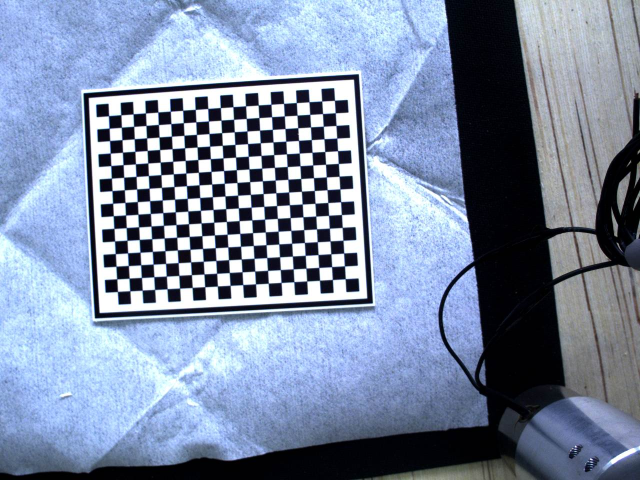
#> input picture CamCalib/Calibsource/calib1.jpg, 1280 x 960 px (shown at 1/2 size); its folder holds 5 pictures in this run
$ python CalibPhoto.py
#> lines starting #> are read from the running program, lines starting #| are printed output that depends on the picture; after the words box and inside, x2 and y2 are one past the last pixel; in counts of white or black regions, pixels touching at a corner belong together
import cv2
import numpy as np
import glob

def calibrate():
    # 设置寻找亚像素角点的参数，采用的停止准则是最大迭代次数30和最大误差容限0.001
    criteria = (cv2.TERM_CRITERIA_MAX_ITER | cv2.TERM_CRITERIA_EPS, 30, 0.001)
    # 获取标定板角点的位置
    objp = np.zeros((Nx_cor * Ny_cor, 3), np.float32)
    objp[:, :2] = np.mgrid[0:Nx_cor*30:30, 0:Ny_cor*30:30].T.reshape(-1, 2)  # 将世界坐标系建在标定板上，所有点的Z坐标全部为0，所以只需要赋值x和y

    obj_points = []  # 存储3D点
    img_points = []  # 存储2D点

    images = sorted(glob.glob("./Calibsource/calib*.jpg"))
    for fname in images:
        print(fname)
        img = cv2.imread(fname)
#> img is the input picture: shape (960, 1280, 3); mean B, G, R 163, 138.9, 124.9
        cv2.imshow('img',img)
        gray = cv2.cvtColor(img, cv2.COLOR_BGR2GRAY)
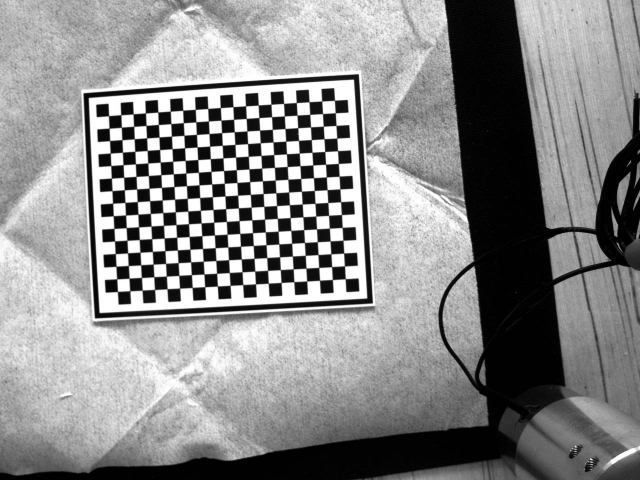
#> gray: shape (960, 1280) (shown at 1/2 size); min 0, max 255, mean 137.4
        ret, corners = cv2.findChessboardCorners(gray, (Nx_cor, Ny_cor), None)
#> ret = False; corners = None
        print(ret)
#| False
        if ret:
            corners = cv2.cornerSubPix(gray, corners, (5, 5), (-1, -1), criteria)  # 在原角点的基础上寻找亚像素角点
            obj_points.append(objp)
            img_points.append(corners)

            cv2.drawChessboardCorners(img, (Nx_cor, Ny_cor), corners, ret)  # OpenCV的绘制函数一般无返回值
            cv2.imshow('img', img)
            cv2.waitKey(800)
#> pass 2 of the loop in calibrate, `for fname in images:`:
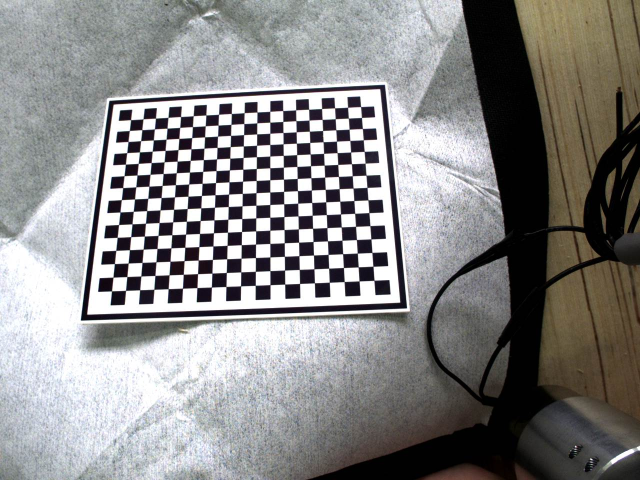
#> input picture CamCalib/Calibsource/calib10.jpg, 1280 x 960 px (shown at 1/2 size)
#> in calibrate, img is the input picture: shape (960, 1280, 3); mean B, G, R 135.9, 136.2, 137.1
#> in calibrate, `gray = cv2.cvtColor(img, cv2.COLOR_BGR2GRAY)`:
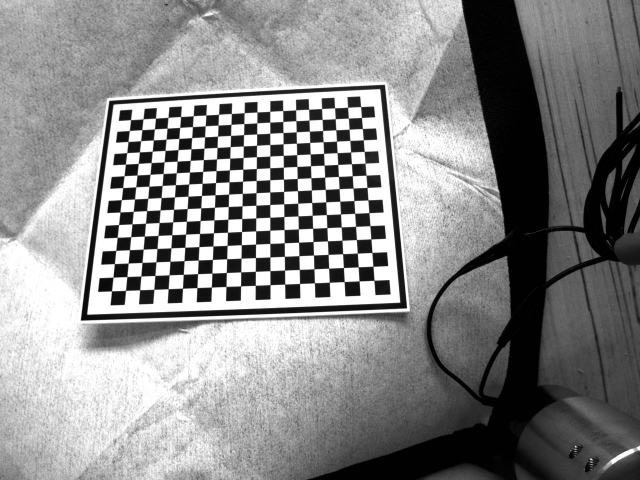
#> gray: shape (960, 1280) (shown at 1/2 size); min 0, max 255, mean 136.4
#| False
#> pass 3 of the loop in calibrate, `for fname in images:`:
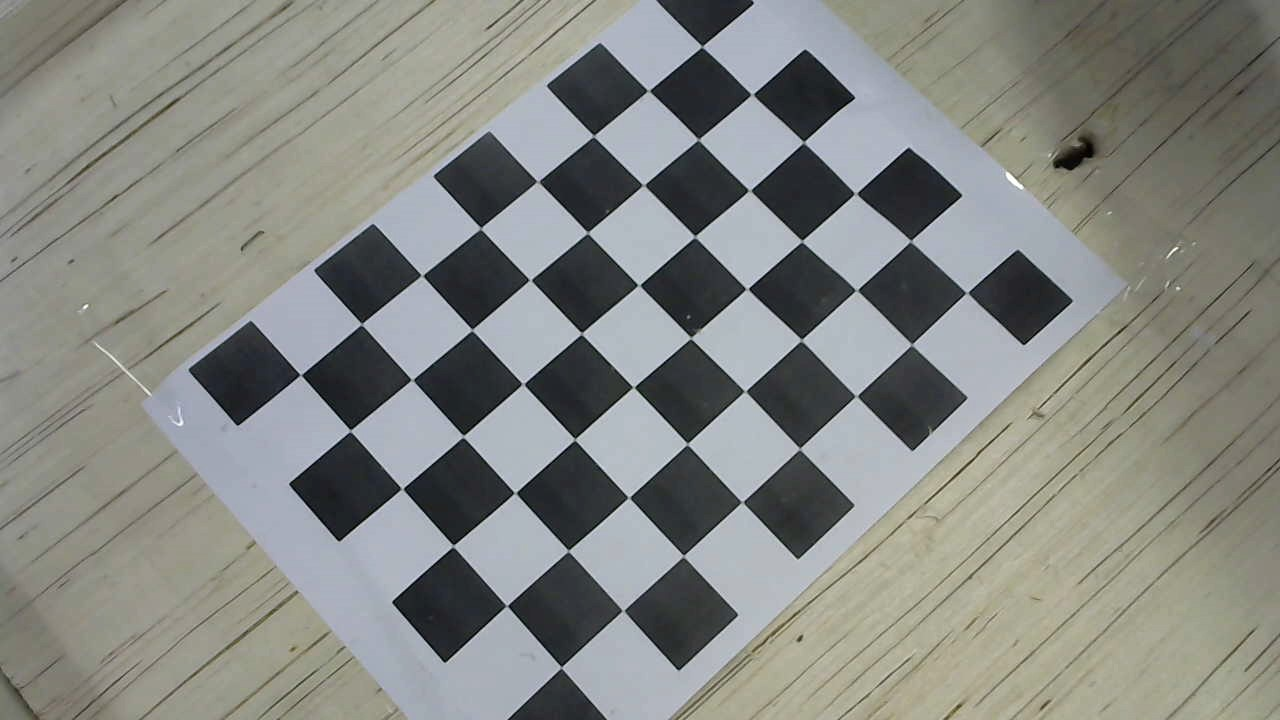
#> input picture CamCalib/Calibsource/calib11.jpg, 1280 x 720 px
#> in calibrate, img is the input picture: shape (720, 1280, 3); mean B, G, R 130.5, 135.2, 133.1
#> in calibrate, `gray = cv2.cvtColor(img, cv2.COLOR_BGR2GRAY)`:
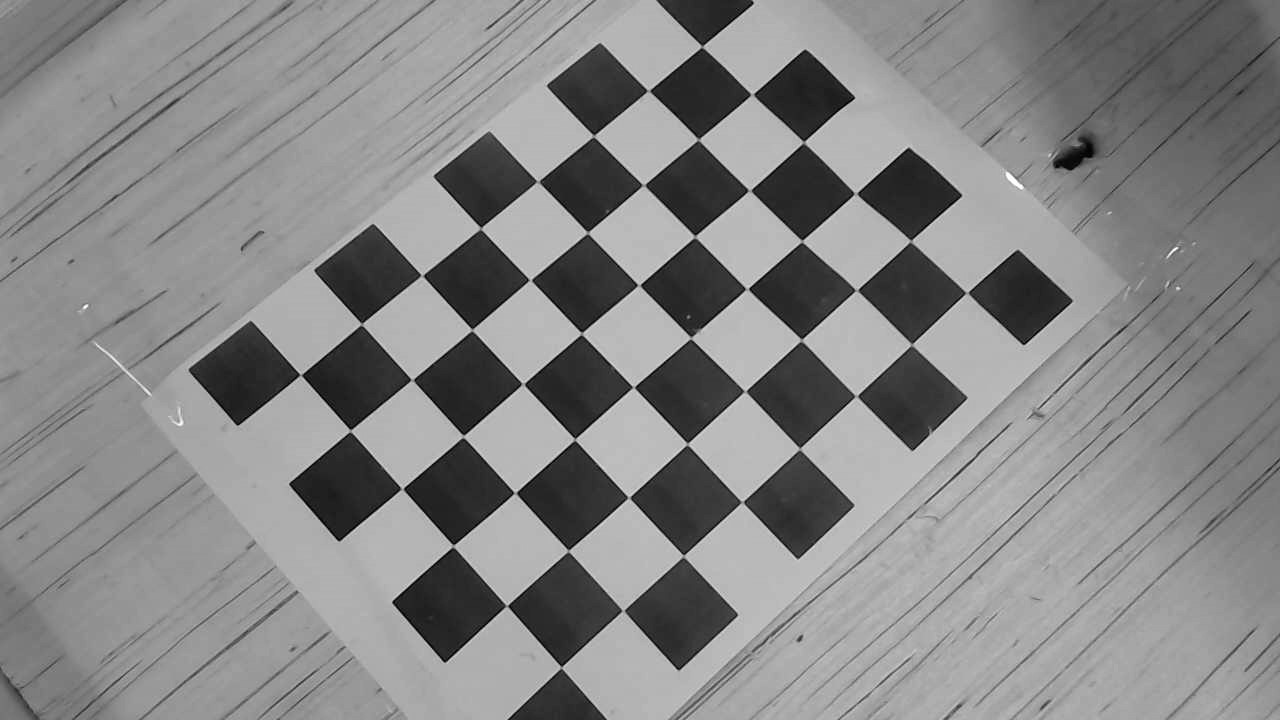
#> gray: shape (720, 1280); min 0, max 255, mean 134.1
#> in calibrate, `ret, corners = cv2.findChessboardCorners(gray, (Nx_cor, Ny_cor), None)`: ret = True; corners = 48 rows, first 8: [306, 375], [361.2, 324.8], [422, 275.6], [481.3, 227.8], [536.8, 181.2], [593.6, 135.6], [647.5, 90.57], [702, 50]
#| True
#> in calibrate, `corners = cv2.cornerSubPix(gray, corners, (5, 5), (-1, -1), criteria)`: corners = 48 rows, first 8: [306, 375], [361.5, 324.2], [422.1, 275.4], [480.7, 228.3], [537.8, 181.5], [593.7, 135.9], [648.4, 90.7], [702, 46.55]
#> in calibrate, `cv2.drawChessboardCorners(img, (Nx_cor, Ny_cor), corners, ret)`:
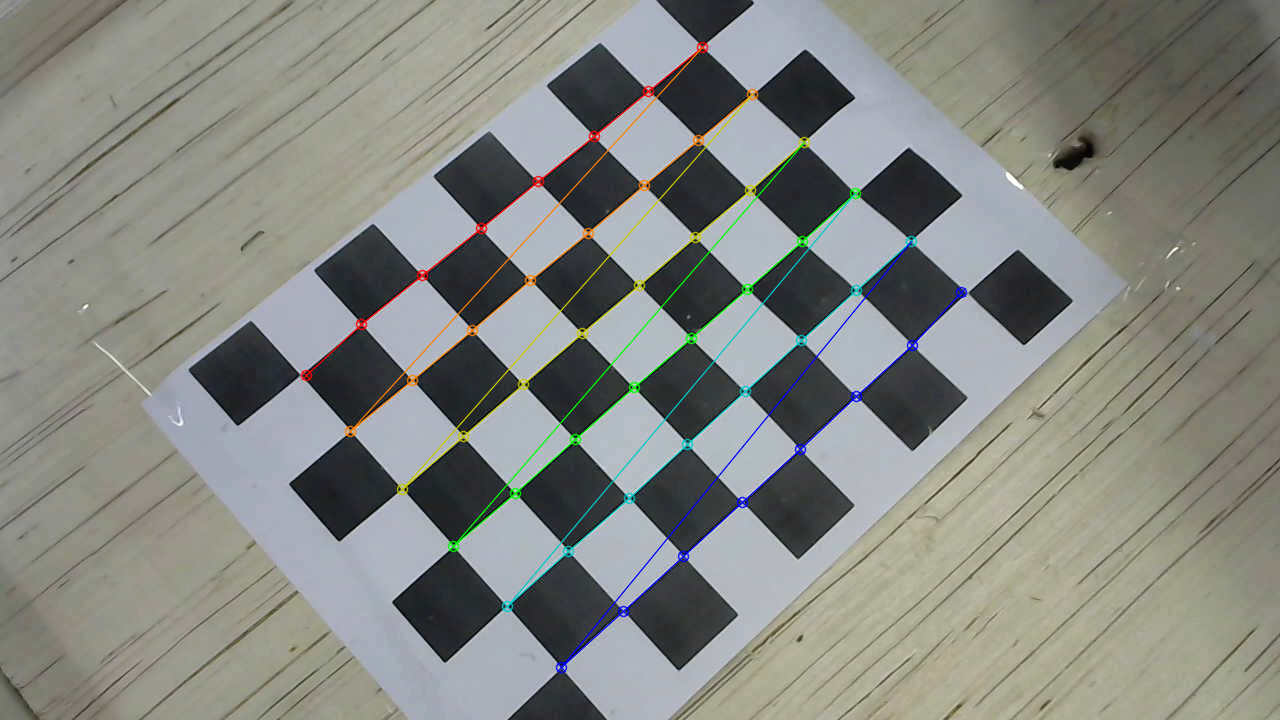
#> img: shape (720, 1280, 3); 1.88% of pixels changed, all inside (x1, y1, x2, y2) = (300, 41, 968, 674)
#> the loop made 4 passes; the first 3 are shown
    print('共计',len(img_points),'张图片')
    global mtx, dist
    # 标定
    ret, mtx, dist, rvecs, tvecs = cv2.calibrateCamera(obj_points, img_points, gray.shape[::-1], None, None)

    print('objp:',obj_points[0][0])    # 图片编号0的
    print('imgp:',img_points[0][0][0])

    # print('rvecs:',rvecs[0])
    # print('tvces:',tvecs[0])
    print('conversedIMGP:',cameraToWorld(mtx,rvecs[0],tvecs[0],img_points[0][0][0]))


    # 衡量误差
    # 使用cv2.projectPoints()，计算三维点到二维图像的投影，
    # 然后计算反投影得到的点与图像上检测到的点的误差，最后计算一个对于所有标定图像的平均误差，这个值就是反投影误差。
    # 重投影误差是用估计的内在矩阵和外在矩阵重新投影的3D点与通过某些图像处理技术（例如棋盘图案的角落）检测到的2D图像点之间的误差（例如欧几里德距离）。
    tot_error = 0
    for i in range(len(obj_points)):
        img_points2, _ = cv2.projectPoints(obj_points[i], rvecs[i], tvecs[i], mtx, dist)
        error = cv2.norm(img_points[i], img_points2, cv2.NORM_L2) / len(img_points2)
        tot_error += error
    print("重投影误差:", tot_error / len(obj_points))
    print("-----------------------------------------------------")
    np.savez('D:/Users/Desktop/CamCalib/Calibresult/calibrate.npz', mtx=mtx, dist=dist[0:4])

# 得到相机的外参矩阵
def Transfer():
    criteria = (cv2.TERM_CRITERIA_EPS + cv2.TERM_CRITERIA_MAX_ITER, 30, 0.001)
    objp = np.zeros((Nx_cor * Ny_cor, 3), np.float32)
    objp[:, :2] = np.mgrid[0:Nx_cor * 30:30, 0:Ny_cor * 30:30].T.reshape(-1, 2)

    print("外参标定时采用的内参矩阵为:\n",mtx)
    # 载入固定标定图
    images = glob.glob('./Calibsource/T3.jpg')  # 选择需要标定的图片
    if len(images) == 0:
        print('No Test Picture can be loading!')
        exit()
#> (the program exits here)
